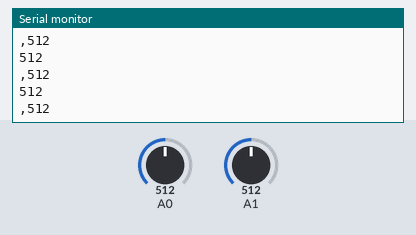
Bench run of a sketch on a simulated Arduino Uno, built with avr-gcc and run on an emulated ATmega328P. Parts: the last lines printed to the serial monitor. The inputs (shaded band) are chosen by the test bench; at power-on: A0 = 512, A1 = 512.

Above: at 1.2 s.
1.3 s: A0 set to 716
At 2.1 s:
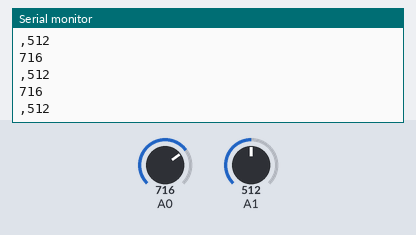
2.8 s: A1 set to 716
At 3.4 s:
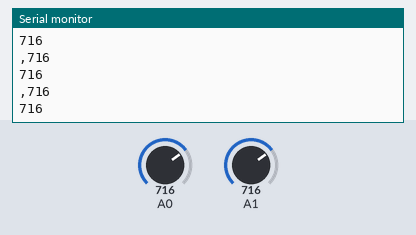
4.3 s: A0 set to 900
At 4.8 s:
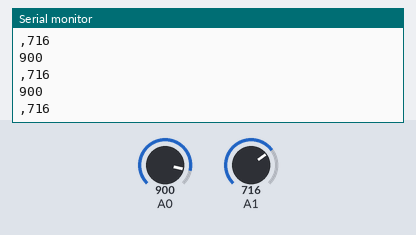
5.8 s: A1 set to 900
At 6.8 s:
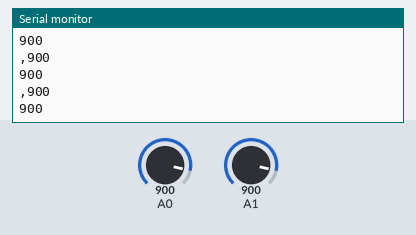
Timing chart, 0 to 8.3 s (numbered marks = the images above; inputs shaded):
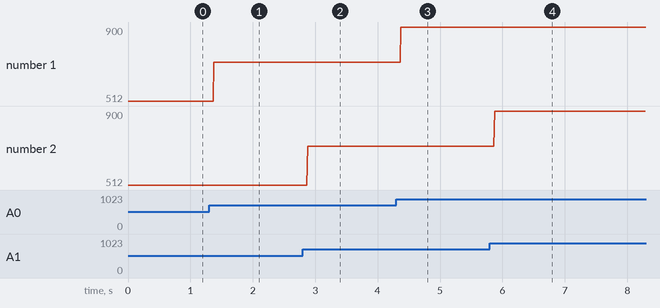

Measured:
- after the input at 1.3 s, the serial monitor: prints a new line after 0.07 s (image 1)
- after the input at 2.8 s, the serial monitor: prints a new line after 0.08 s (image 2)
- after the input at 4.3 s, the serial monitor: prints a new line after 0.07 s (image 3)
- after the input at 5.8 s, the serial monitor: prints a new line after 0.07 s (image 4)
- plotted number 1: 512 → 716 after the input at 1.3 s, 716 → 900 after the input at 4.3 s

The sketch:

collect.ino
```cpp
// the setup routine runs once when you press reset:
void setup() {
  // initialize serial communication at 9600 bits per second:
  Serial.begin(9600);
}

// the loop routine runs over and over again forever:
void loop() {
  // read the input on analog pin 0:
  int s1 = analogRead(A0);
  int s2 = analogRead(A1);
  // print out the value you read:
  Serial.println(s1);
  Serial.print(",");
  Serial.println(s2);
  delay(1);        // delay in between reads for stability
}
```
